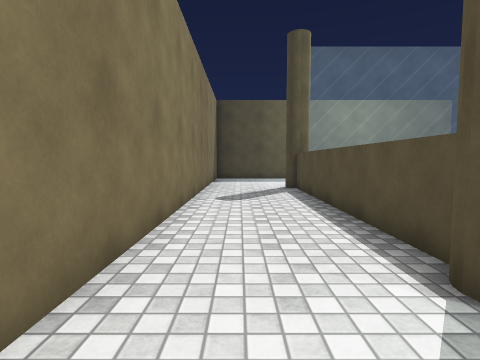
view 1 (above)

16 first-person views from a walk through a Unity game level. The camera is 1.2 m above the floor, tilts 4° down and sees 80° across. The floor is counted in squares, 1 m on a side. Each view is taken from the middle of a square. On the plan, view 1 faces up. The plan holds only what a view shows up to about 13 squares ahead; the rest is blank. Surface patterns are stand-ins for the level's own textures.

view 2
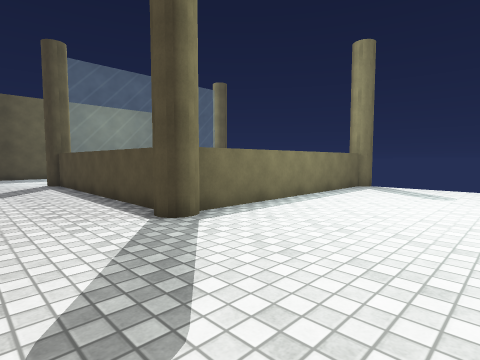

view 3
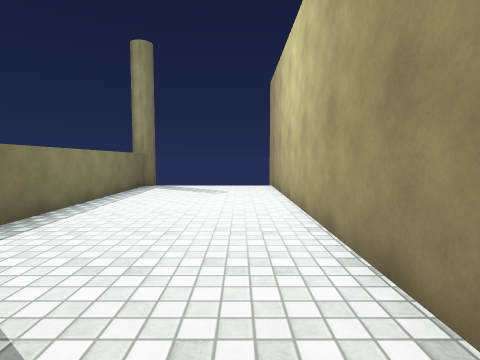

view 4
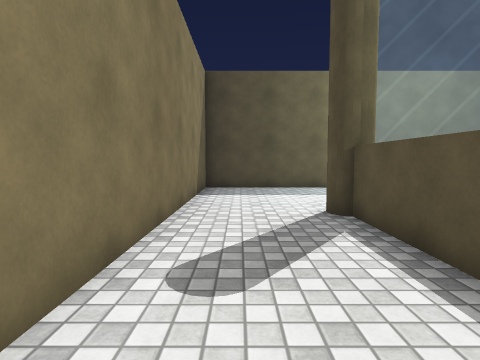

view 5
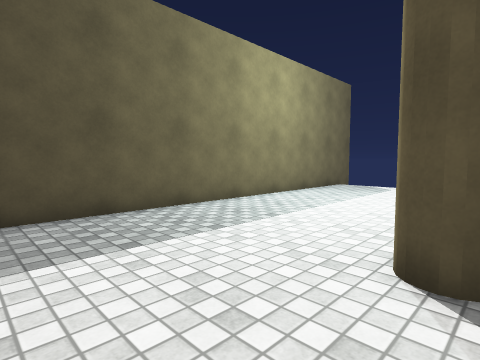

view 6
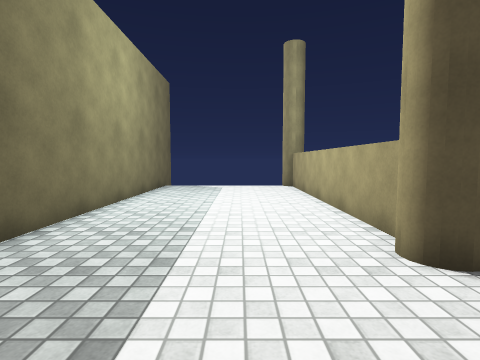

view 7
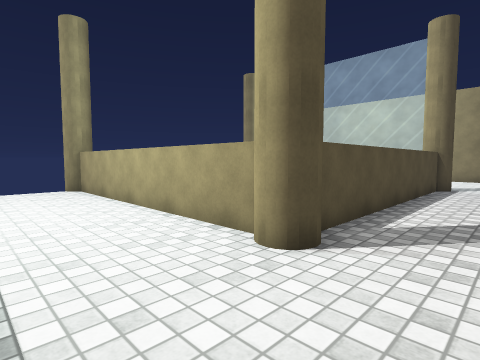

view 8
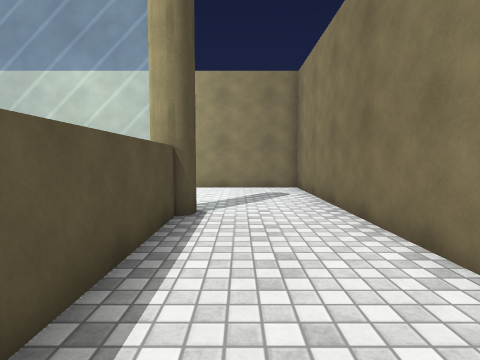

view 9
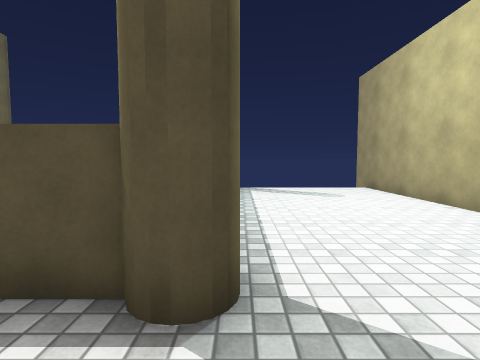

view 10
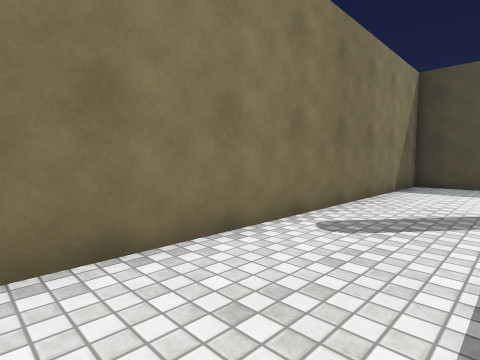

view 11
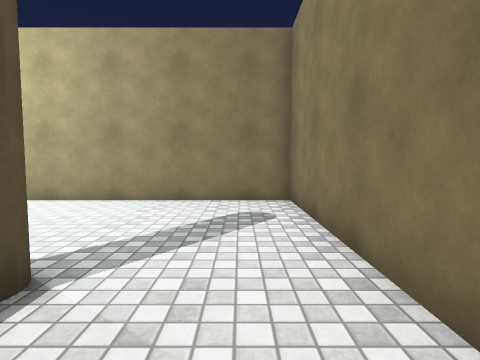

view 12
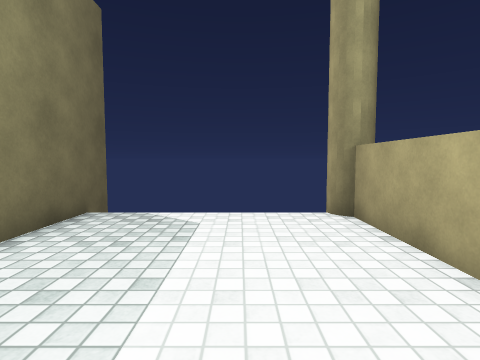

view 13
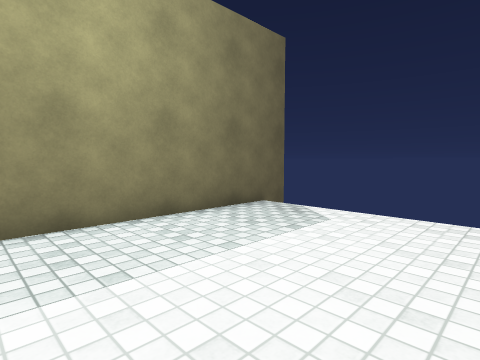

view 14
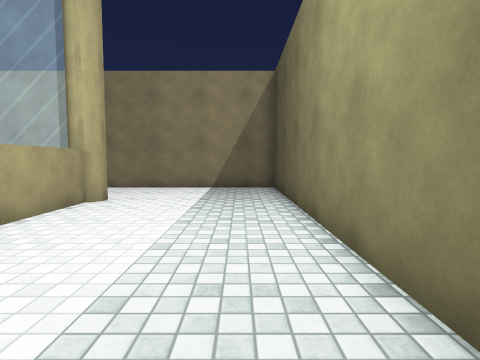

view 15
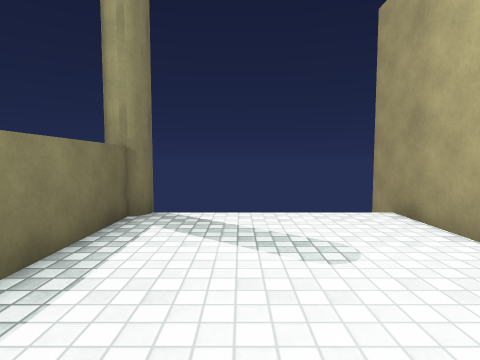

view 16
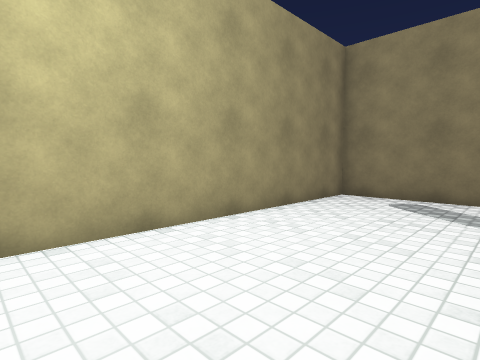

### Floor plan
Points are (right, up) in squares from view 1. A wall is a line through its corners. A room is listed if a view was taken in it or the views show most of it. See-through windows are left out.
Room 1 (views 1, 2, 3, 4, 5, 6, 7, 8, 9, 10, 11, 12, 13, 14, 15, 16)
walls: (2.4, 2.9) (2.4, 12.1); (2.9, 12.6) (12.1, 12.6); (12.1, 2.4) (3, 2.4); (13.5, 18.5) (-1.5, 18.5) (-1.5, -3.5) (13.5, -3.5)

Positions as (right, up) in squares from view 1, and headings:
1: (0, 0), facing up
2: (-1, -3), facing up-right
3: (-1, -2), facing right
4: (0, 6), facing up
5: (-1, 12), facing up-right
6: (-1, 15), facing right
7: (0, 16), facing down-right
8: (1, 9), facing down
9: (0, 2), facing right
10: (2, 4), facing up-left
11: (0, 5), facing down
12: (6, 15), facing right
13: (6, 13), facing up-right
14: (11, 17), facing left
15: (6, 0), facing right
16: (8, 1), facing down-left
